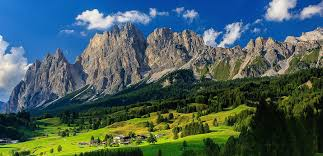
//> input picture bavaria.jpeg, 323 x 156 px, given in place of the camera
$ ./main   (built with g++ and OpenCV 4)
//> lines starting //> are read from the running program, lines starting //| are printed output that depends on the picture
#include <vector>
#include <stdio.h>
#include <opencv2/opencv.hpp>
#include "opencv2/highgui/highgui.hpp"
#include <iostream>


using namespace std;
using namespace cv;

void detecta(Mat nova, Mat velha, int diferenca){
  for(int i=0;i<velha.rows;i++){
    for(int j=0;j<velha.cols;j++){
      if(abs(nova.at<uchar>(i,j) - velha.at<uchar>(i,j) > diferenca)){ //Aprimorar a contagem
        cout << "Movimento detectado no pixel (" << i << ", " << j << ")" << endl;

      }
    }
  }
}

int main(int argc, char** argv){
  Mat image;
  int width, height;

  vector<Mat> planes;
  Mat histR, histRnovo;
  int nbins = 64;
  float range[] = {0, 256};
  const float *histrange = { range };
  bool uniform = true;
  bool acummulate = false;
float dif;
Mat nova,velha;
 VideoCapture cap(0);
    if(!cap.isOpened()){
        cerr << "nenhuma câmera detectada" << endl;
        return -1;
    }

    while(true){
        cap >> image;
//> image is the input picture: 156 rows x 323 cols, CV_8UC3; mean B, G, R 92.8, 94.4, 70.4
        if(image.empty()){
            cerr << "Frame invalid and skipped!" << endl;
            continue;
        }
        imshow("normal",image);
        waitKey(5);
width  = cap.get(CV_CAP_PROP_FRAME_WIDTH);
  height = cap.get(CV_CAP_PROP_FRAME_HEIGHT);

  cout << "Largura = " << width << endl;
  cout << "Altura  = " << height << endl;

  cout << "Digite um limite para o detector de movimento: ";
  cin >> dif;
//> the answer given: 2

  int histw = nbins, histh = nbins/2;
  Mat histImgR(histh, histw, CV_8UC3, Scalar(0,0,0));
  Mat histImgG(histh, histw, CV_8UC3, Scalar(0,0,0));
  Mat histImgB(histh, histw, CV_8UC3, Scalar(0,0,0));

  while(1){
    cap >> image;

    split (image, planes);
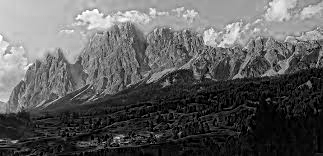
//> planes[0]: 156 rows x 323 cols, CV_8UC1; min 0, max 255, mean 92.8
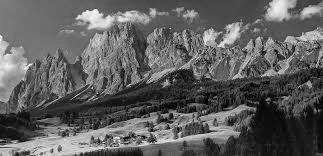
//> planes[1]: 156 rows x 323 cols, CV_8UC1; min 0, max 249, mean 94.4
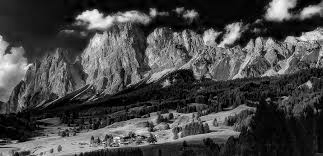
//> planes[2]: 156 rows x 323 cols, CV_8UC1; min 0, max 253, mean 70.4
    calcHist(&planes[0], 1, 0, Mat(), histR, 1,
             &nbins, &histrange,
             uniform, acummulate);
//> histR = 64 values, max 2693 at index 0, min 14 at index 62, mean 787.3
//> (the run ends here: the program needs code that is not available in this run, at `calcHist(&planes[1], 1, 0, Mat(), histG, 1,`)
